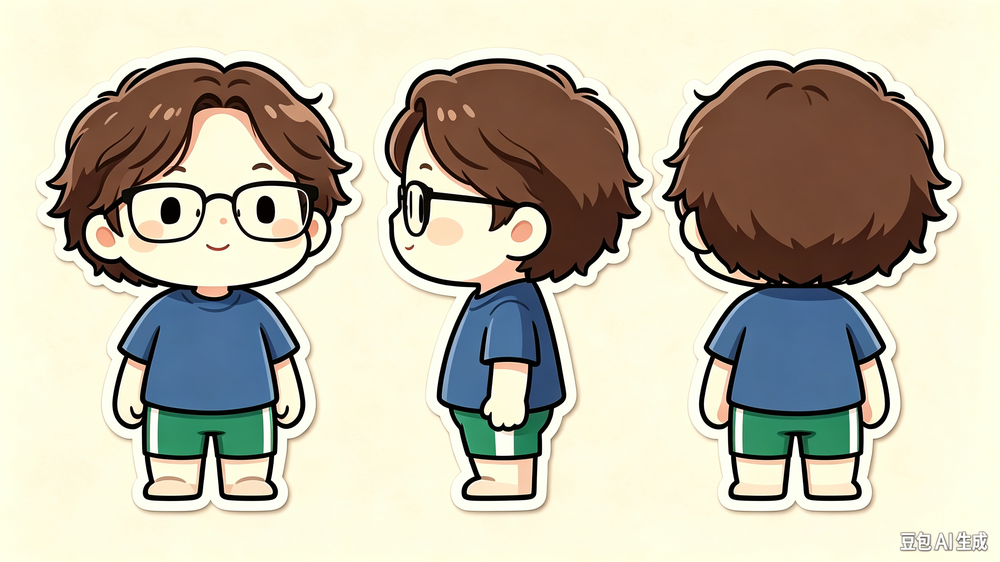
#> input picture 裁判形象.png, 1000 x 562 px, shrunk from 2848 x 1600 before the run, found by its file name
$ python _mk_ref.py
#> lines starting #> are read from the running program, lines starting #| are printed output that depends on the picture
# -*- coding: utf-8 -*-
from PIL import Image
import os

src = r'F:\Project of doubao\毽球训练\发球\裁判形象.png'
im = Image.open(src).convert('RGB')
#> im is the input picture: PIL image 1000x562 RGB; mean R, G, B 194.4, 189.6, 171.9
W, H = im.size
#> W = 1000; H = 562
print('size', W, H)
#| size 1000 562

# 正面人物（三视图第一个）
box = (int(W*0.03), int(H*0.07), int(W*0.35), int(H*0.95))
#> box = (30, 39, 350, 533)
crop = im.crop(box)
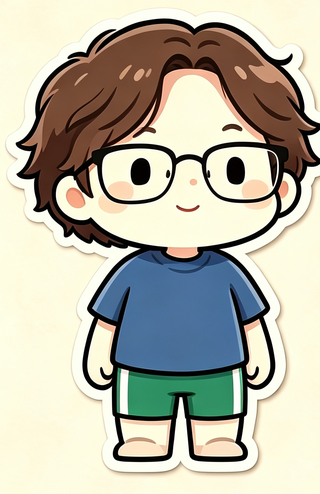
#> crop: PIL image 320x494 RGB; mean R, G, B 185, 182.4, 166.7

# 白底转透明（越白越透明）
crop = crop.convert('RGBA')
#> crop: PIL image 320x494 RGBA
px = crop.load()
w, h = crop.size
#> w = 320; h = 494
for y in range(h):
    for x in range(w):
        r, g, b, a = px[x, y]
        lum = (r + g + b) / 3
        if lum > 100:
            na = int(max(0, 255 - (lum - 100) * 1.6))
        else:
            na = 255
        px[x, y] = (r, g, b, na)

# 自动裁掉透明边
bbox = crop.getbbox()
#> bbox = (0, 0, 320, 494)
if bbox:
    crop = crop.crop(bbox)
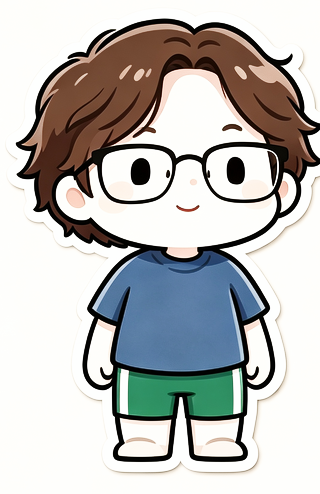
#> crop: PIL image 320x494 RGBA; mean R, G, B, A 185, 182.4, 166.7, 108.9; transparent parts drawn white

out = r'F:\Project of doubao\毽球训练\发球\裁判_正面.png'
crop.save(out)
print('saved', out, crop.size)
#| saved F:\Project of doubao\毽球训练\发球\裁判_正面.png (320, 494)

$ run again, with 场地图.jpg saved as 裁判形象.png
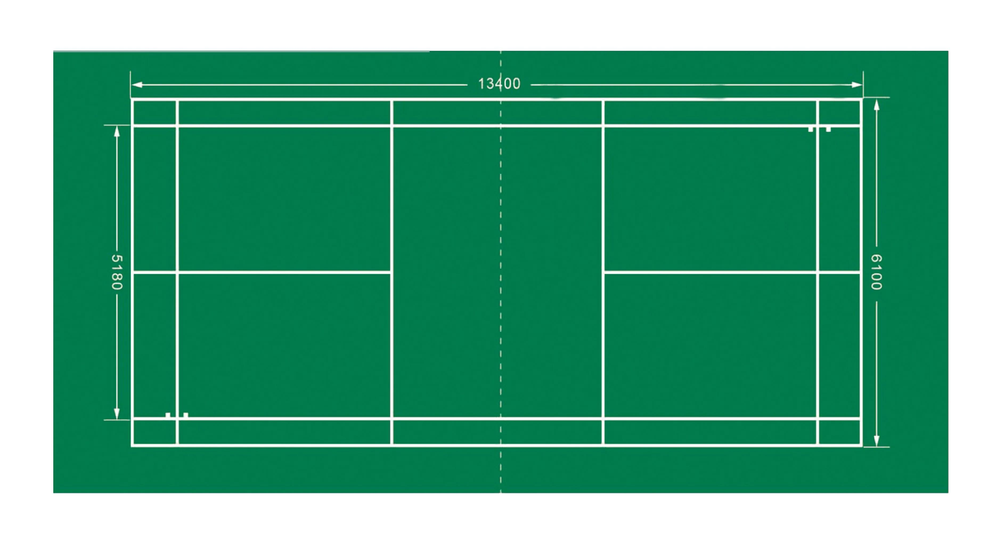
#> input picture 场地图.jpg, 1000 x 536 px, shrunk from 3755 x 2011 before the run, found by its file name
#> im is the input picture: PIL image 1000x536 RGB; mean R, G, B 76.7, 161.7, 128.9
#| size 1000 536
#> `crop = im.crop(box)`:
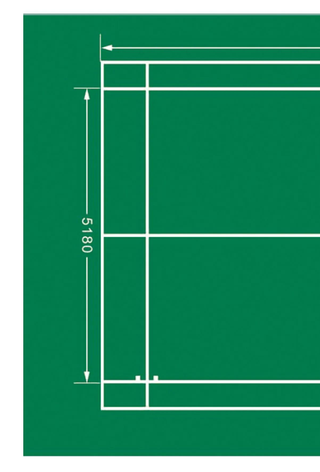
#> crop: PIL image 320x472 RGB; mean R, G, B 45.3, 145.3, 106.7
#> bbox = (0, 0, 320, 472)
#> `crop = crop.crop(bbox)`:
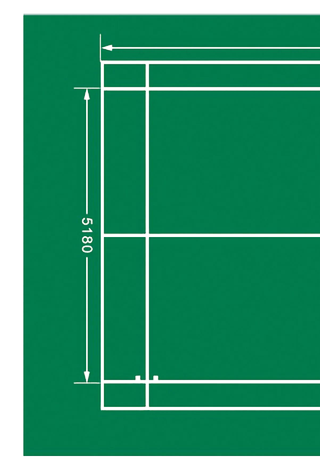
#> crop: PIL image 320x472 RGBA; mean R, G, B, A 45.3, 145.3, 106.7, 213.5; transparent parts drawn white
#| saved F:\Project of doubao\毽球训练\发球\裁判_正面.png (320, 472)
